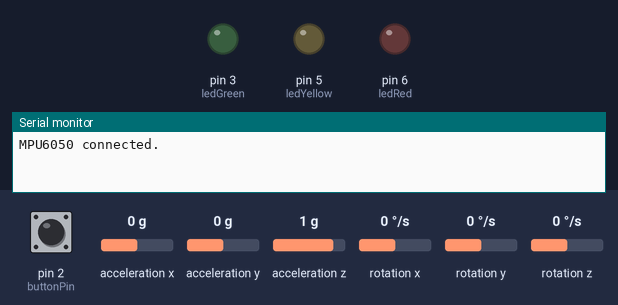
Recording of a sketch running on a simulated Arduino Uno, built with avr-gcc and run on an emulated ATmega328P. On the bench: output pins drawn as LEDs (lit = HIGH), the last lines printed to the serial monitor. The inputs (shaded band) are chosen by the test bench; at power-on: pin 2 (buttonPin) HIGH, acceleration x 0 g, acceleration z 1 g, acceleration y 0 g, rotation x 0 °/s, rotation y 0 °/s, rotation z 0 °/s.

Above: at 1.2 s.
1.3 s: pin 2 (buttonPin) pulled LOW for 0.15 s
At 2.7 s:
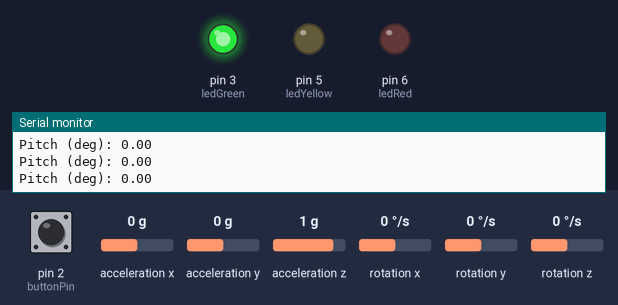
3.0 s: acceleration x set to -0.4 g
At 4.1 s:
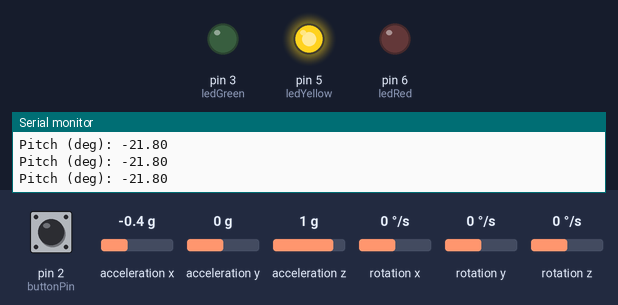
4.5 s: acceleration z set to 0.6 g
6.0 s: acceleration z set to 0.3 g
At 6.8 s:
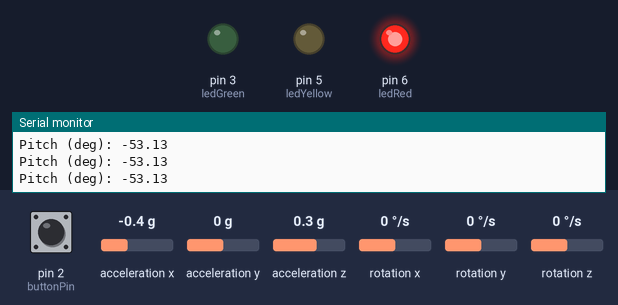
7.5 s: pin 2 (buttonPin) pulled LOW for 1 s
At 8.3 s:
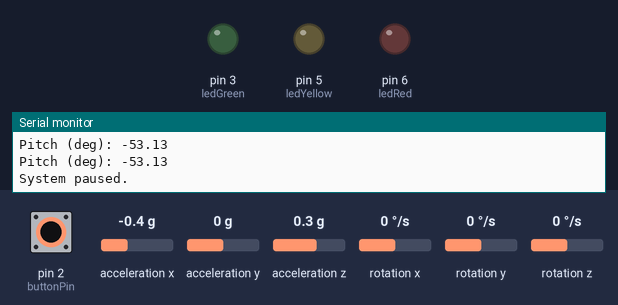
10.0 s: pin 2 (buttonPin) pulled LOW for 3.2 s
At 11.5 s:
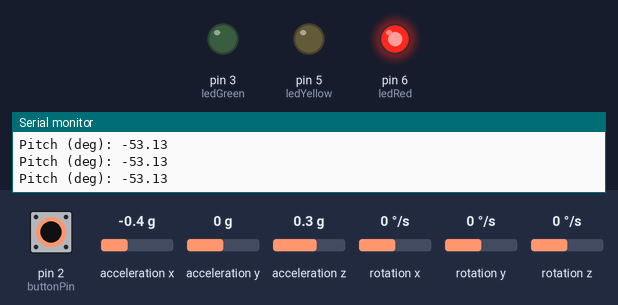
Timing chart, 0 to 13.0 s (numbered marks = the images above; inputs shaded):
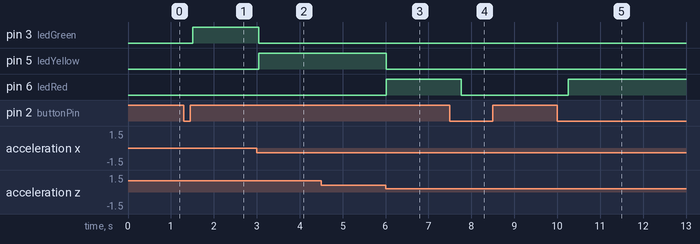

Measured:
- the behaviour switches between -0.2 and -0.3 g on acceleration x (found by bisection; images 1 and 2)
- the behaviour switches between 0.5 and 0.4 g on acceleration z (found by bisection; images 2 and 3)
- after the input at 1.3 s, pin 3 (ledGreen): LOW → HIGH after 0.20 s
- after the input at 3.0 s, pin 3 (ledGreen): HIGH → LOW at once; pin 5 (ledYellow): LOW → HIGH at once
- after the input at 6.0 s, pin 5 (ledYellow): HIGH → LOW at once; pin 6 (ledRed): LOW → HIGH at once
- after the input at 7.5 s, pin 6 (ledRed): HIGH → LOW after 0.26 s
- after the input at 10.0 s, pin 6 (ledRed): LOW → HIGH after 0.26 s

The sketch:

v0.3_singleIMU_LED_zones.ino
```cpp
#include <Wire.h>
#include <I2Cdev.h>
#include <MPU6050.h>

MPU6050 mpu;

// LED and button pins
const int ledGreen = 3;
const int ledYellow = 5;
const int ledRed = 6;
const int buttonPin = 2;

bool isRunning = false;       // start/stop state
bool lastButton = HIGH;

void setup() {
  Serial.begin(9600);
  Wire.begin();

  // ----- sensor setup -----
  mpu.initialize();
  if (mpu.testConnection()) Serial.println("MPU6050 connected.");
  else Serial.println("MPU6050 connection failed!");

  // ----- IO setup -----
  pinMode(ledGreen, OUTPUT);
  pinMode(ledYellow, OUTPUT);
  pinMode(ledRed, OUTPUT);
  pinMode(buttonPin, INPUT_PULLUP);   // internal pull‑up resistor
}

void loop() {
  // ---------- BUTTON HANDLER ----------
  bool reading = digitalRead(buttonPin);
  if (reading == LOW && lastButton == HIGH) {
    isRunning = !isRunning;
    delay(200);   // debounce
    if (!isRunning) {
      digitalWrite(ledGreen, LOW);
      digitalWrite(ledYellow, LOW);
      digitalWrite(ledRed, LOW);
      Serial.println("System paused.");
    } else {
      Serial.println("System running...");
    }
  }
  lastButton = reading;

  // ---------- SENSOR + LED CONTROL ----------
  if (isRunning) {
    int16_t ax, ay, az;
    mpu.getAcceleration(&ax, &ay, &az);

    float fax = (float)ax;
    float fay = (float)ay;
    float faz = (float)az;

    // avoid divide‑by‑zero
    float denom = sqrt((fay * fay) + (faz * faz));
    if (denom < 1) denom = 1;

    float pitch = atan2(fax, denom) * 180.0 / PI;

    Serial.print("Pitch (deg): ");
    Serial.println(pitch);

    // --- zone logic ---
    if (abs(pitch) < 15) {                 // safe
      digitalWrite(ledGreen, HIGH);
      digitalWrite(ledYellow, LOW);
      digitalWrite(ledRed, LOW);
    }
    else if (abs(pitch) < 40) {            // caution
      digitalWrite(ledGreen, LOW);
      digitalWrite(ledYellow, HIGH);
      digitalWrite(ledRed, LOW);
    }
    else {                                // beyond limit
      digitalWrite(ledGreen, LOW);
      digitalWrite(ledYellow, LOW);
      digitalWrite(ledRed, HIGH);
    }
  }
  delay(100); // update rate
}
```
